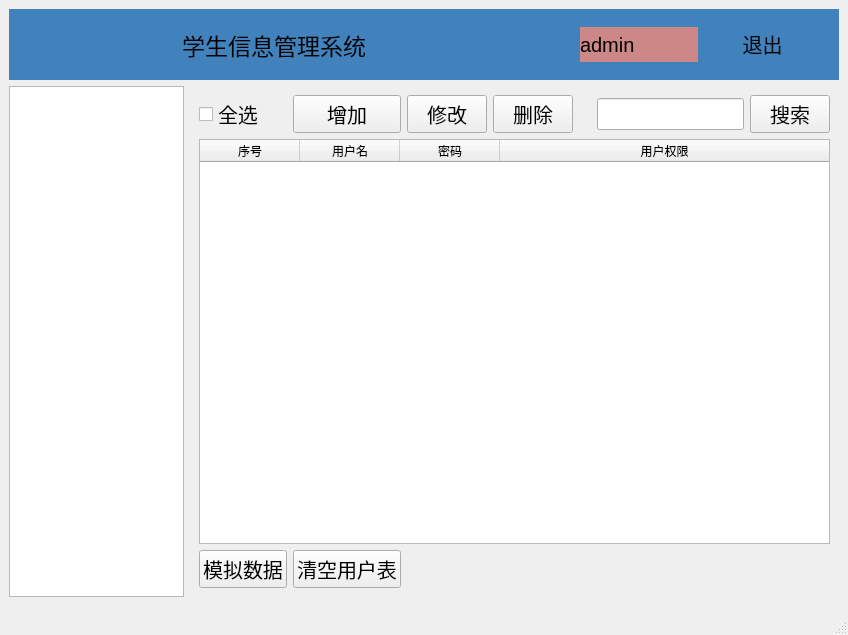
<?xml version="1.0" encoding="UTF-8"?>
<ui version="4.0">
 <class>MainWindow</class>
 <widget class="QMainWindow" name="MainWindow">
  <property name="geometry">
   <rect>
    <x>0</x>
    <y>0</y>
    <width>848</width>
    <height>635</height>
   </rect>
  </property>
  <property name="font">
   <font>
    <pointsize>15</pointsize>
   </font>
  </property>
  <property name="windowTitle">
   <string>学生信息管理系统</string>
  </property>
  <property name="toolTip">
   <string>这是学生信息管理系统</string>
  </property>
  <widget class="QWidget" name="centralwidget">
   <property name="styleSheet">
    <string notr="true">QWidget#centralwidget{
background-color: rgb(124, 224, 178);
border:1px;
};</string>
   </property>
   <layout class="QGridLayout" name="gridLayout_3">
    <item row="1" column="0">
     <widget class="QTreeWidget" name="treeWidget">
      <property name="minimumSize">
       <size>
        <width>175</width>
        <height>0</height>
       </size>
      </property>
      <property name="maximumSize">
       <size>
        <width>175</width>
        <height>16777215</height>
       </size>
      </property>
      <attribute name="headerVisible">
       <bool>false</bool>
      </attribute>
      <column>
       <property name="text">
        <string notr="true">1</string>
       </property>
      </column>
     </widget>
    </item>
    <item row="1" column="1">
     <widget class="QStackedWidget" name="stackedWidget">
      <property name="currentIndex">
       <number>2</number>
      </property>
      <widget class="QWidget" name="page_stu">
       <layout class="QGridLayout" name="gridLayout_4">
        <item row="0" column="3">
         <widget class="QPushButton" name="btn_update">
          <property name="minimumSize">
           <size>
            <width>88</width>
            <height>30</height>
           </size>
          </property>
          <property name="maximumSize">
           <size>
            <width>88</width>
            <height>16777215</height>
           </size>
          </property>
          <property name="styleSheet">
           <string notr="true"/>
          </property>
          <property name="text">
           <string>修改</string>
          </property>
         </widget>
        </item>
        <item row="0" column="2">
         <widget class="QPushButton" name="btn_add">
          <property name="minimumSize">
           <size>
            <width>88</width>
            <height>30</height>
           </size>
          </property>
          <property name="maximumSize">
           <size>
            <width>88</width>
            <height>16777215</height>
           </size>
          </property>
          <property name="styleSheet">
           <string notr="true"/>
          </property>
          <property name="text">
           <string>增加</string>
          </property>
         </widget>
        </item>
        <item row="1" column="0" rowspan="2" colspan="11">
         <widget class="QTableWidget" name="tableWidget">
          <property name="minimumSize">
           <size>
            <width>583</width>
            <height>0</height>
           </size>
          </property>
          <attribute name="horizontalHeaderStretchLastSection">
           <bool>true</bool>
          </attribute>
          <attribute name="verticalHeaderVisible">
           <bool>false</bool>
          </attribute>
          <row>
           <property name="text">
            <string>1</string>
           </property>
          </row>
          <column>
           <property name="text">
            <string>序号</string>
           </property>
          </column>
          <column>
           <property name="text">
            <string>id</string>
           </property>
          </column>
          <column>
           <property name="text">
            <string>姓名</string>
           </property>
          </column>
          <column>
           <property name="text">
            <string>年龄</string>
           </property>
          </column>
          <column>
           <property name="text">
            <string>年级</string>
           </property>
          </column>
          <column>
           <property name="text">
            <string>班级</string>
           </property>
          </column>
          <column>
           <property name="text">
            <string>学号</string>
           </property>
          </column>
          <column>
           <property name="text">
            <string>电话</string>
           </property>
          </column>
          <column>
           <property name="text">
            <string>微信</string>
           </property>
          </column>
         </widget>
        </item>
        <item row="0" column="4">
         <widget class="QPushButton" name="btn_del">
          <property name="minimumSize">
           <size>
            <width>88</width>
            <height>30</height>
           </size>
          </property>
          <property name="maximumSize">
           <size>
            <width>88</width>
            <height>16777215</height>
           </size>
          </property>
          <property name="styleSheet">
           <string notr="true"/>
          </property>
          <property name="text">
           <string>删除</string>
          </property>
         </widget>
        </item>
        <item row="0" column="0">
         <widget class="QCheckBox" name="checkBox">
          <property name="minimumSize">
           <size>
            <width>0</width>
            <height>30</height>
           </size>
          </property>
          <property name="font">
           <font>
            <pointsize>14</pointsize>
           </font>
          </property>
          <property name="text">
           <string>全选</string>
          </property>
         </widget>
        </item>
        <item row="3" column="2">
         <widget class="QPushButton" name="btn_clearStu">
          <property name="text">
           <string>清空学生表</string>
          </property>
         </widget>
        </item>
        <item row="3" column="0">
         <widget class="QPushButton" name="btn_simulation">
          <property name="text">
           <string>模拟数据</string>
          </property>
         </widget>
        </item>
        <item row="3" column="3">
         <widget class="QLabel" name="lb_sum">
          <property name="text">
           <string/>
          </property>
         </widget>
        </item>
        <item row="0" column="7">
         <widget class="QPushButton" name="btn_search">
          <property name="minimumSize">
           <size>
            <width>88</width>
            <height>30</height>
           </size>
          </property>
          <property name="maximumSize">
           <size>
            <width>88</width>
            <height>16777215</height>
           </size>
          </property>
          <property name="styleSheet">
           <string notr="true"/>
          </property>
          <property name="text">
           <string>搜索</string>
          </property>
         </widget>
        </item>
        <item row="0" column="6">
         <widget class="QLineEdit" name="le_search">
          <property name="minimumSize">
           <size>
            <width>0</width>
            <height>0</height>
           </size>
          </property>
          <property name="text">
           <string/>
          </property>
         </widget>
        </item>
        <item row="0" column="5">
         <spacer name="horizontalSpacer_2">
          <property name="orientation">
           <enum>Qt::Horizontal</enum>
          </property>
          <property name="sizeHint" stdset="0">
           <size>
            <width>30</width>
            <height>20</height>
           </size>
          </property>
         </spacer>
        </item>
       </layout>
      </widget>
      <widget class="QWidget" name="page_3"/>
      <widget class="QWidget" name="page_user">
       <layout class="QGridLayout" name="gridLayout_5">
        <item row="0" column="2">
         <widget class="QPushButton" name="btn_user_update">
          <property name="text">
           <string>修改</string>
          </property>
         </widget>
        </item>
        <item row="0" column="4">
         <spacer name="horizontalSpacer_3">
          <property name="orientation">
           <enum>Qt::Horizontal</enum>
          </property>
          <property name="sizeHint" stdset="0">
           <size>
            <width>42</width>
            <height>20</height>
           </size>
          </property>
         </spacer>
        </item>
        <item row="0" column="0">
         <widget class="QCheckBox" name="checkBox_2">
          <property name="text">
           <string>全选</string>
          </property>
         </widget>
        </item>
        <item row="2" column="0" colspan="7">
         <widget class="QTableWidget" name="tableWidget_2">
          <attribute name="horizontalHeaderStretchLastSection">
           <bool>true</bool>
          </attribute>
          <attribute name="verticalHeaderVisible">
           <bool>false</bool>
          </attribute>
          <attribute name="verticalHeaderMinimumSectionSize">
           <number>35</number>
          </attribute>
          <attribute name="verticalHeaderDefaultSectionSize">
           <number>45</number>
          </attribute>
          <column>
           <property name="text">
            <string>序号</string>
           </property>
          </column>
          <column>
           <property name="text">
            <string>用户名</string>
           </property>
          </column>
          <column>
           <property name="text">
            <string>密码</string>
           </property>
          </column>
          <column>
           <property name="text">
            <string>用户权限</string>
           </property>
          </column>
         </widget>
        </item>
        <item row="0" column="3">
         <widget class="QPushButton" name="btn_user_del">
          <property name="text">
           <string>删除</string>
          </property>
         </widget>
        </item>
        <item row="0" column="5">
         <widget class="QLineEdit" name="le_user_search"/>
        </item>
        <item row="0" column="1">
         <widget class="QPushButton" name="btn_user_add">
          <property name="text">
           <string>增加</string>
          </property>
         </widget>
        </item>
        <item row="0" column="6">
         <widget class="QPushButton" name="btn_user_search">
          <property name="text">
           <string>搜索</string>
          </property>
         </widget>
        </item>
        <item row="3" column="0">
         <widget class="QPushButton" name="btn_user_simulation">
          <property name="text">
           <string>模拟数据</string>
          </property>
         </widget>
        </item>
        <item row="3" column="1">
         <widget class="QPushButton" name="btn_user_clear">
          <property name="text">
           <string>清空用户表</string>
          </property>
         </widget>
        </item>
        <item row="3" column="2">
         <widget class="QLabel" name="lb_userSum">
          <property name="text">
           <string/>
          </property>
         </widget>
        </item>
       </layout>
      </widget>
     </widget>
    </item>
    <item row="0" column="0" colspan="2">
     <widget class="QWidget" name="widget" native="true">
      <property name="styleSheet">
       <string notr="true">background-color: rgb(65, 130, 189);
border:1px;
</string>
      </property>
      <layout class="QGridLayout" name="gridLayout_2">
       <item row="1" column="2">
        <widget class="QWidget" name="widget_2" native="true">
         <property name="minimumSize">
          <size>
           <width>300</width>
           <height>0</height>
          </size>
         </property>
         <layout class="QGridLayout" name="gridLayout">
          <item row="0" column="2">
           <widget class="QLabel" name="label_3">
            <property name="minimumSize">
             <size>
              <width>100</width>
              <height>0</height>
             </size>
            </property>
            <property name="styleSheet">
             <string notr="true">background-color: rgb(206, 135, 135);</string>
            </property>
            <property name="text">
             <string>admin</string>
            </property>
           </widget>
          </item>
          <item row="0" column="1">
           <widget class="QLabel" name="label_2">
            <property name="minimumSize">
             <size>
              <width>35</width>
              <height>35</height>
             </size>
            </property>
            <property name="maximumSize">
             <size>
              <width>35</width>
              <height>35</height>
             </size>
            </property>
            <property name="styleSheet">
             <string notr="true">border-image: url(:/icon);</string>
            </property>
            <property name="text">
             <string/>
            </property>
           </widget>
          </item>
          <item row="0" column="3">
           <widget class="QPushButton" name="btn_exit">
            <property name="styleSheet">
             <string notr="true"/>
            </property>
            <property name="text">
             <string>退出</string>
            </property>
           </widget>
          </item>
         </layout>
        </widget>
       </item>
       <item row="1" column="0">
        <spacer name="horizontalSpacer">
         <property name="orientation">
          <enum>Qt::Horizontal</enum>
         </property>
         <property name="sizeHint" stdset="0">
          <size>
           <width>248</width>
           <height>20</height>
          </size>
         </property>
        </spacer>
       </item>
       <item row="1" column="1">
        <widget class="QLabel" name="label">
         <property name="minimumSize">
          <size>
           <width>500</width>
           <height>0</height>
          </size>
         </property>
         <property name="font">
          <font>
           <pointsize>17</pointsize>
          </font>
         </property>
         <property name="text">
          <string>学生信息管理系统</string>
         </property>
         <property name="alignment">
          <set>Qt::AlignCenter</set>
         </property>
        </widget>
       </item>
      </layout>
     </widget>
    </item>
   </layout>
  </widget>
  <widget class="QMenuBar" name="menubar">
   <property name="geometry">
    <rect>
     <x>0</x>
     <y>0</y>
     <width>848</width>
     <height>33</height>
    </rect>
   </property>
  </widget>
  <widget class="QStatusBar" name="statusbar"/>
 </widget>
 <resources/>
 <connections/>
</ui>
